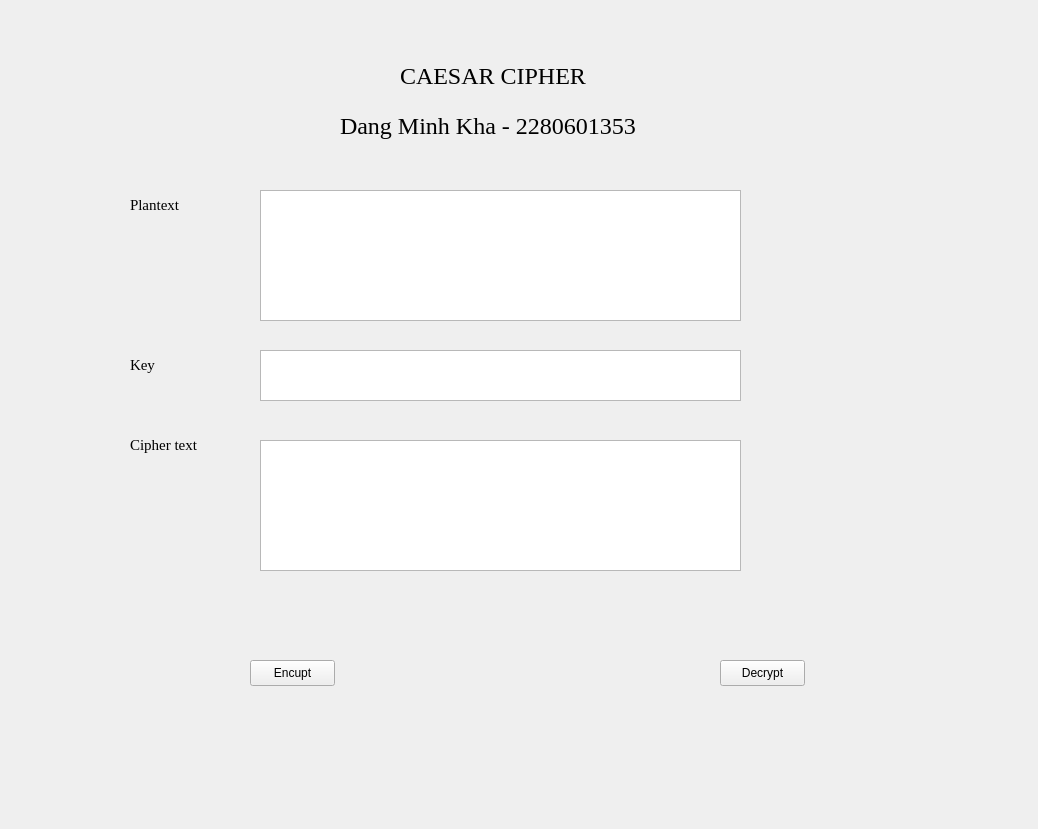
<?xml version="1.0" encoding="UTF-8"?>
<ui version="4.0">
 <class>Form</class>
 <widget class="QWidget" name="Form">
  <property name="geometry">
   <rect>
    <x>0</x>
    <y>0</y>
    <width>1038</width>
    <height>829</height>
   </rect>
  </property>
  <property name="windowTitle">
   <string>Form</string>
  </property>
  <widget class="QLabel" name="label">
   <property name="geometry">
    <rect>
     <x>400</x>
     <y>40</y>
     <width>261</width>
     <height>71</height>
    </rect>
   </property>
   <property name="font">
    <font>
     <family>Times New Roman</family>
     <pointsize>18</pointsize>
    </font>
   </property>
   <property name="text">
    <string>CAESAR CIPHER </string>
   </property>
  </widget>
  <widget class="QLabel" name="label_2">
   <property name="geometry">
    <rect>
     <x>340</x>
     <y>90</y>
     <width>351</width>
     <height>71</height>
    </rect>
   </property>
   <property name="font">
    <font>
     <family>Times New Roman</family>
     <pointsize>18</pointsize>
    </font>
   </property>
   <property name="text">
    <string>Dang Minh Kha - 2280601353</string>
   </property>
  </widget>
  <widget class="QLabel" name="label_3">
   <property name="geometry">
    <rect>
     <x>130</x>
     <y>190</y>
     <width>70</width>
     <height>30</height>
    </rect>
   </property>
   <property name="font">
    <font>
     <family>Times New Roman</family>
     <pointsize>11</pointsize>
    </font>
   </property>
   <property name="text">
    <string>Plantext</string>
   </property>
  </widget>
  <widget class="QLabel" name="label_4">
   <property name="geometry">
    <rect>
     <x>130</x>
     <y>350</y>
     <width>70</width>
     <height>30</height>
    </rect>
   </property>
   <property name="font">
    <font>
     <family>Times New Roman</family>
     <pointsize>11</pointsize>
    </font>
   </property>
   <property name="text">
    <string>Key</string>
   </property>
  </widget>
  <widget class="QLabel" name="label_5">
   <property name="geometry">
    <rect>
     <x>130</x>
     <y>430</y>
     <width>80</width>
     <height>30</height>
    </rect>
   </property>
   <property name="font">
    <font>
     <family>Times New Roman</family>
     <pointsize>11</pointsize>
    </font>
   </property>
   <property name="text">
    <string>Cipher text</string>
   </property>
  </widget>
  <widget class="QPushButton" name="btn_encrypt">
   <property name="enabled">
    <bool>true</bool>
   </property>
   <property name="geometry">
    <rect>
     <x>250</x>
     <y>660</y>
     <width>85</width>
     <height>26</height>
    </rect>
   </property>
   <property name="text">
    <string>Encupt</string>
   </property>
  </widget>
  <widget class="QPushButton" name="btn_decrypt">
   <property name="enabled">
    <bool>true</bool>
   </property>
   <property name="geometry">
    <rect>
     <x>720</x>
     <y>660</y>
     <width>85</width>
     <height>26</height>
    </rect>
   </property>
   <property name="text">
    <string>Decrypt</string>
   </property>
  </widget>
  <widget class="QPlainTextEdit" name="txt_plain_text">
   <property name="geometry">
    <rect>
     <x>260</x>
     <y>190</y>
     <width>481</width>
     <height>131</height>
    </rect>
   </property>
  </widget>
  <widget class="QPlainTextEdit" name="txt_cipher_text">
   <property name="geometry">
    <rect>
     <x>260</x>
     <y>440</y>
     <width>481</width>
     <height>131</height>
    </rect>
   </property>
  </widget>
  <widget class="QPlainTextEdit" name="txt_key">
   <property name="geometry">
    <rect>
     <x>260</x>
     <y>350</y>
     <width>481</width>
     <height>51</height>
    </rect>
   </property>
  </widget>
 </widget>
 <resources/>
 <connections/>
</ui>
